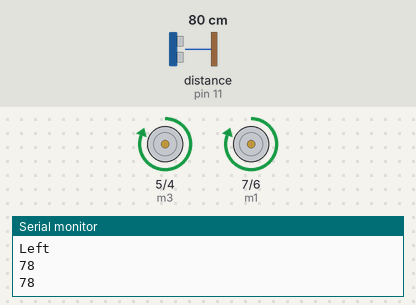
Simulated run of this sketch. Board: Arduino Uno, built with avr-gcc and run on an emulated ATmega328P. On the bench: motor-driver pin pairs drawn as motors (green arrow = first pin HIGH = forward, orange = second pin HIGH = backward, longer = more drive), the last lines printed to the serial monitor. Wiring (inferred from the names in the program): ultrasonic range finder: trigger pin 12; echo pin 11. Inputs (shaded band) come from the test bench; at power-on: distance to the obstacle (sensor on pin 11) 80 cm. The echo pulse lasts 58.3 µs per cm.

Above: at 1.2 s.
1.3 s: distance to the obstacle (sensor on pin 11) set to 64 cm
2.8 s: distance to the obstacle (sensor on pin 11) set to 58 cm
At 3.4 s:
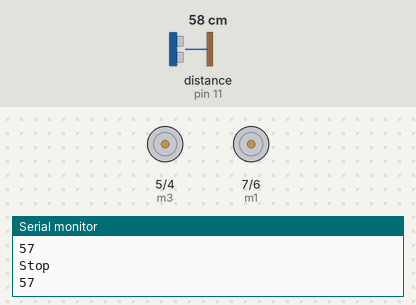
5.8 s: distance to the obstacle (sensor on pin 11) set to 43 cm
8.8 s: distance to the obstacle (sensor on pin 11) set to 38 cm
At 10.2 s:
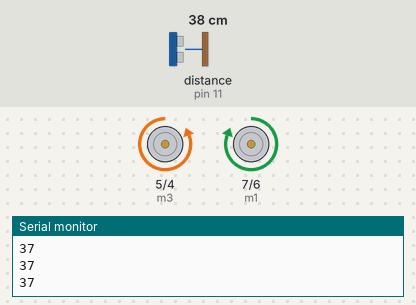
10.6 s: distance to the obstacle (sensor on pin 11) set to 60 cm
At 11.0 s:
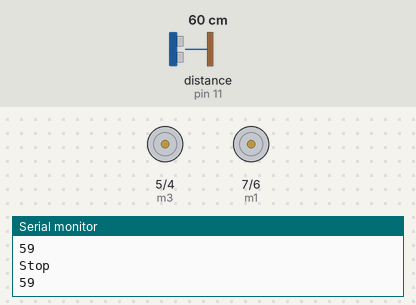
13.6 s: distance to the obstacle (sensor on pin 11) set to 2 cm
At 13.91 s:
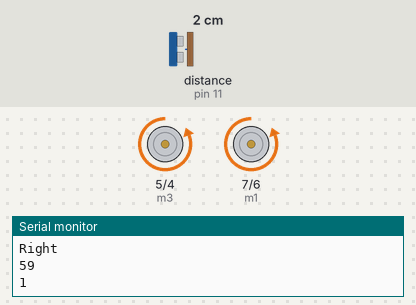
Timing chart, 0 to 16.4 s (numbered marks = the images above; inputs shaded):
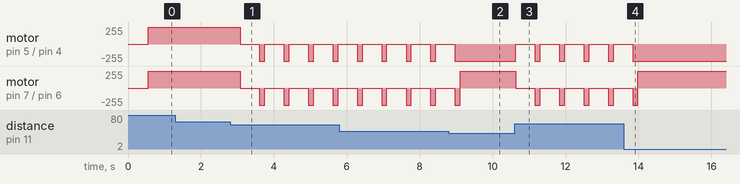

Measured:
- the behaviour switches between 62 and 61 cm on distance to the obstacle (sensor on pin 11) (found by bisection; images 0 and 1)
- the behaviour switches between 41 and 40 cm on distance to the obstacle (sensor on pin 11) (found by bisection; images 1 and 2)
- after the input at 2.8 s, motor on pin 5 (m3) / pin 4 (m4), motor on pin 7 (m1) / pin 6 (m2): alternates backward 255/255 for 0.15 s and stopped for 0.52 s, starting after 0.27 s
- after the input at 8.8 s, motor on pin 5 (m3) / pin 4 (m4): goes on until 9.0 s, then stays backward 255/255
- after the input at 10.6 s, motor on pin 5 (m3) / pin 4 (m4), motor on pin 7 (m1) / pin 6 (m2): alternates backward 255/255 for 0.15 s and stopped for 0.52 s, starting at once
- after the input at 13.6 s, motor on pin 5 (m3) / pin 4 (m4): goes on until 13.8 s, then stays backward 255/255

The sketch:

Human_following_robot.ino
```cpp
int echopin = 11;
int trigpin = 12;
int m4=4;
int m3=5;
int m2=6;
int m1=7;
long duration;
int distance;
void setup() {
Serial.begin(9600);
pinMode(echopin, INPUT);
pinMode(trigpin, OUTPUT);
pinMode(m1,OUTPUT);

pinMode(m2,OUTPUT);
pinMode(m3,OUTPUT);
pinMode(m4,OUTPUT);
}

void loop()
{
 dist();
 if(distance<40)
 {
  forward();
 }

 else
  {
    check();
  }
}

  void dist()
  {
  digitalWrite(trigpin, LOW);
  delayMicroseconds(2);
  digitalWrite(trigpin, HIGH);
  delayMicroseconds(10);
  digitalWrite(trigpin, LOW);
  duration= pulseIn(echopin,HIGH);
  distance = duration*0.034/2;
  Serial.println(distance);
  delay(10);
  delay(10);

  }

  void forward()
  {
    digitalWrite(m1, HIGH);
    digitalWrite(m2, LOW);
    digitalWrite(m3, LOW);
    digitalWrite(m4, HIGH);
    Serial.println("Forward");
    Serial.println(distance);
    dist();
  }

  void backward()
  {
    digitalWrite(m2, HIGH);
    digitalWrite(m1, LOW);
    digitalWrite(m4, LOW);
    digitalWrite(m3, HIGH);
    Serial.println(distance);
    dist();
  }

  void left()
  {
    digitalWrite(m1, HIGH);
    digitalWrite(m2, LOW);
    digitalWrite(m3, HIGH);
    digitalWrite(m4, LOW);
    Serial.println("Left");
    Serial.println(distance);
    dist();
  }

  void right()
  {
    digitalWrite(m1, LOW);
    digitalWrite(m2, HIGH);
    digitalWrite(m3, LOW);
    digitalWrite(m4, HIGH);
    Serial.println("Right");
    Serial.println(distance);
    dist();
  }

  void stop()
  {
    digitalWrite(m2, LOW);
    digitalWrite(m1, LOW);
    digitalWrite(m3, LOW);
    digitalWrite(m4, LOW);
    Serial.println("Stop");
    dist();
  }
  void check()
  {
    stop();
    delay(500);
    if(distance>70)
    {
      do
      {
        left();
        delay(100);

      }
      while(distance>60);
    }
      else
        {
          do
          {
            right();
            delay(100);

          }
          while (distance>60);
        }

  }
```
